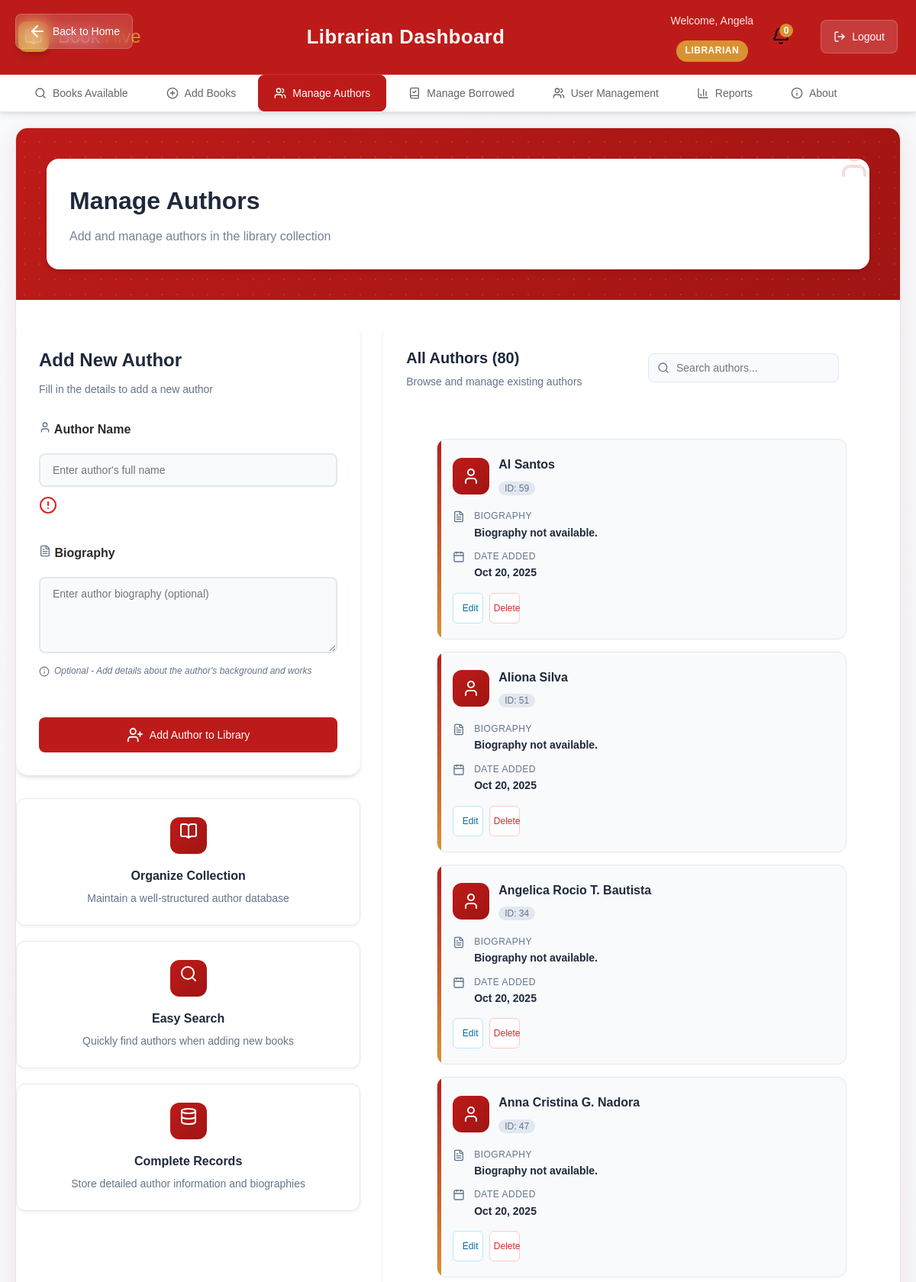
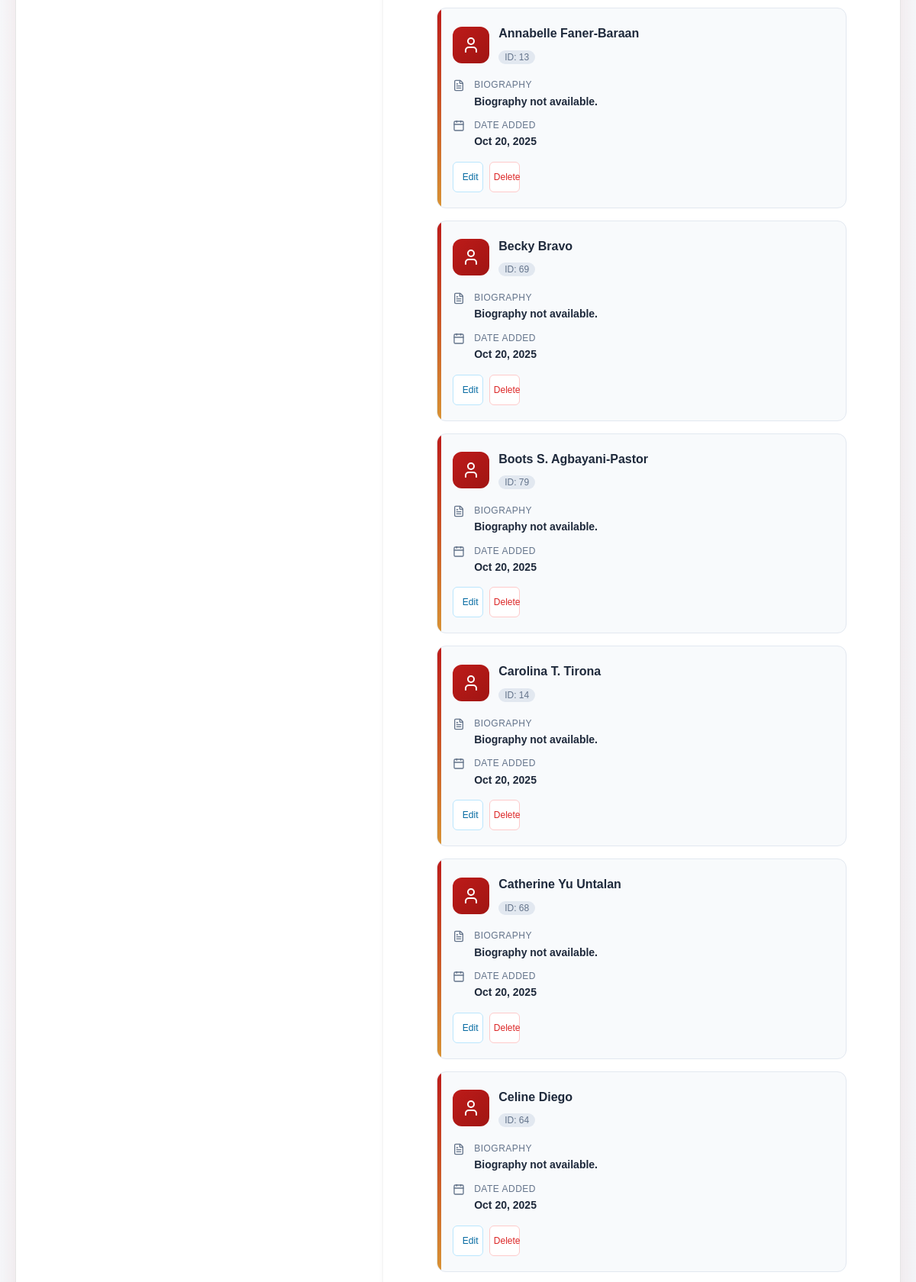
Screenshot of /authors.php (signed in, upper part) with the database file from the repository (2 pictures, top to bottom).
### tables this page shows
CREATE TABLE `authors` (
  `author_id` int(11) NOT NULL,
  `author_name` varchar(100) NOT NULL,
  `biography` text DEFAULT NULL,
  `created_at` timestamp NOT NULL DEFAULT current_timestamp()
);

### authors.php (the view, shortened to what this page needs)
<?php
require_once 'header.php';
$author_name = $biography = "";
$author_name_err = $biography_err = "";
$authors = $conn->query("SELECT author_id, author_name, biography, created_at FROM authors ORDER BY author_name")->fetch_all(MYSQLI_ASSOC);
?>
<link rel="stylesheet" href="authors.css">
<div class="authors-container">
    <div class="authors-content">
        <div class="authors-header">
            <div class="header-content">
                <i data-lucide="users" class="header-icon"></i>
                <div class="header-text">
                    <h1>Manage Authors</h1>
                    <p>Add and manage authors in the library collection</p>
                </div>
            </div>
        </div>
        <div class="authors-layout">
            <div class="form-section">
                <div class="form-card">
                    <div class="form-header">
                        <h2>Add New Author</h2>
                        <p>Fill in the details to add a new author</p>
                    </div>
                    <form action="<?php echo htmlspecialchars($_SERVER["PHP_SELF"]); ?>" method="post" id="addAuthorForm" class="author-form">
                        <div class="form-group">
                            <label class="form-label">
                                <i data-lucide="user" class="form-label-icon"></i>
                                Author Name
                            </label>
                            <input type="text" name="author_name" class="form-input <?php echo (!empty($author_name_err)) ? 'is-invalid' : ''; ?>" value="<?php echo $author_name; ?>" placeholder="Enter author's full name" required>
                            <span class="invalid-feedback">
                                <i data-lucide="alert-circle"></i>
                            </span>
                        </div>
                        <div class="form-group">
                            <label class="form-label">
                                <i data-lucide="file-text" class="form-label-icon"></i>
                                Biography
                            </label>
                            <textarea name="biography" class="form-textarea" rows="4" placeholder="Enter author biography (optional)"><?php echo $biography; ?></textarea>
                            <div class="form-help">
                                <i data-lucide="info" class="help-icon"></i>
                                Optional - Add details about the author's background and works
                            </div>
                        </div>
                        <div class="form-actions">
                            <button type="submit" class="btn btn-primary btn-submit" id="submit-btn">
                                <i data-lucide="user-plus" class="btn-icon"></i>
                                Add Author to Library
                            </button>
                        </div>
                    </form>
                </div>
                <div class="feature-grid">
                    <div class="feature-card">
                        <div class="feature-icon-container">
                            <i data-lucide="book-open" class="feature-icon"></i>
                        </div>
                        <h4>Organize Collection</h4>
                        <p>Maintain a well-structured author database</p>
                    </div>
                    <div class="feature-card">
                        <div class="feature-icon-container">
                            <i data-lucide="search" class="feature-icon"></i>
                        </div>
                        <h4>Easy Search</h4>
                        <p>Quickly find authors when adding new books</p>
                    </div>
                    <div class="feature-card">
                        <div class="feature-icon-container">
                            <i data-lucide="database" class="feature-icon"></i>
                        </div>
                        <h4>Complete Records</h4>
                        <p>Store detailed author information and biographies</p>
                    </div>
                </div>
            </div>
            <div class="list-section">
                <div class="list-header">
                    <div class="list-title">
                        <h3>All Authors (<?php echo count($authors); ?>)</h3>
                        <p>Browse and manage existing authors</p>
                    </div>
                    <div class="list-actions">
                        <div class="search-box">
                            <i data-lucide="search" class="search-icon"></i>
                            <input type="text" placeholder="Search authors..." class="search-input">
                        </div>
                    </div>
                </div>
                <div class="authors-grid">
                    <?php if (count($authors) > 0): ?>
                        <?php foreach ($authors as $author): ?>
                            <div class="author-card">
                                <div class="author-header">
                                    <div class="author-avatar">
                                        <i data-lucide="user" class="avatar-icon"></i>
                                    </div>
                                    <div class="author-info">
                                        <h4 class="author-name"><?php echo htmlspecialchars($author['author_name']); ?></h4>
                                        <span class="author-id">ID: <?php echo $author['author_id']; ?></span>
                                    </div>
                                </div>
                                <div class="author-details">
                                    <div class="detail-item">
                                        <i data-lucide="file-text" class="detail-icon"></i>
                                        <div class="detail-content">
                                            <span class="detail-label">Biography</span>
                                            <span class="detail-value">
                                                <?php
                                                if (!empty($author['biography'])) {
                                                    echo strlen($author['biography']) > 100
                                                        ? htmlspecialchars(substr($author['biography'], 0, 100)) . '...'
                                                        : htmlspecialchars($author['biography']);
                                                } else {
                                                    echo '<span class="no-info">Biography not available</span>';
                                                }
                                                ?>
                                            </span>
                                        </div>
                                    </div>
                                    <div class="detail-item">
                                        <i data-lucide="calendar" class="detail-icon"></i>
                                        <div class="detail-content">
                                            <span class="detail-label">Date Added</span>
                                            <span class="detail-value"><?php echo date('M j, Y', strtotime($author['created_at'])); ?></span>
                                        </div>
                                    </div>
                                </div>
                                <div class="author-actions">
                                    <button class="btn-action btn-edit" onclick="editAuthor(<?php echo $author['author_id']; ?>)">
                                        Edit
                                    </button>
                                    <button class="btn-action btn-delete" onclick="deleteAuthor(<?php echo $author['author_id']; ?>, '<?php echo htmlspecialchars($author['author_name']); ?>')">
                                        Delete
                                    </button>
                                </div>
                            </div>
                        <?php endforeach; ?>
                    <?php endif; ?>
                </div>
            </div>
        </div>
    </div>
</div>
<?php
require_once 'footer.php';
?>

### rows the page displays
authors: author_name "Al Santos", author_id "59", biography "Biography not available.", created_at "Oct 20, 2025"
authors: author_name "Aliona Silva", author_id "51", biography "Biography not available.", created_at "Oct 20, 2025"
authors: author_name "Angelica Rocio T. Bautista", author_id "34", biography "Biography not available.", created_at "Oct 20, 2025"
authors: author_name "Anna Cristina G. Nadora", author_id "47", biography "Biography not available.", created_at "Oct 20, 2025"
authors: author_name "Annabelle Faner-Baraan", author_id "13", biography "Biography not available.", created_at "Oct 20, 2025"
authors: author_name "Becky Bravo", author_id "69", biography "Biography not available.", created_at "Oct 20, 2025"
authors: author_name "Boots S. Agbayani-Pastor", author_id "79", biography "Biography not available.", created_at "Oct 20, 2025"
authors: author_name "Carolina T. Tirona", author_id "14", biography "Biography not available.", created_at "Oct 20, 2025"
authors: author_name "Catherine Yu Untalan", author_id "68", biography "Biography not available.", created_at "Oct 20, 2025"
authors: author_name "Celine Diego", author_id "64", biography "Biography not available.", created_at "Oct 20, 2025"

### other values shown
$current_role "Librarian"
explode(' ', $full_name)[0] "Angela"
$current_role "LIBRARIAN"
count($authors) "80"
